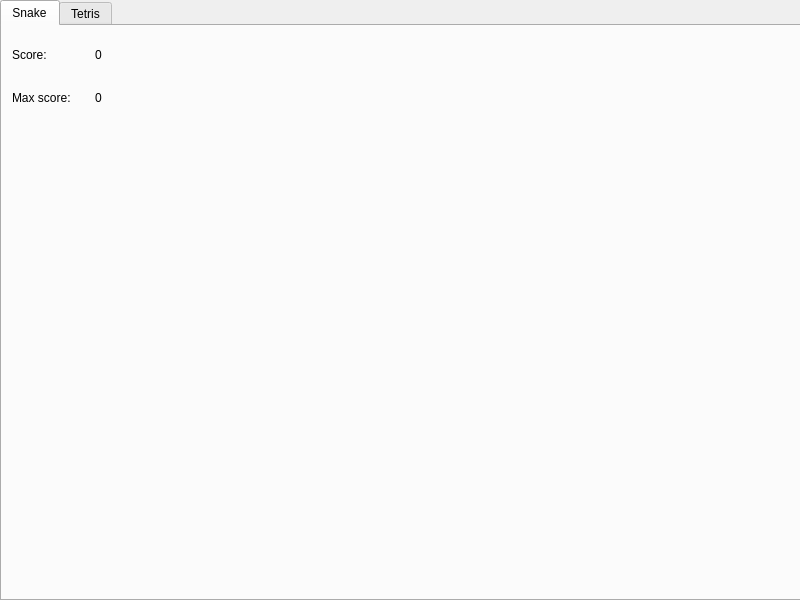
<?xml version="1.0" encoding="UTF-8"?>
<ui version="4.0">
 <class>MainWindow</class>
 <widget class="QMainWindow" name="MainWindow">
  <property name="geometry">
   <rect>
    <x>0</x>
    <y>0</y>
    <width>800</width>
    <height>600</height>
   </rect>
  </property>
  <property name="minimumSize">
   <size>
    <width>800</width>
    <height>600</height>
   </size>
  </property>
  <property name="windowTitle">
   <string>MainWindow</string>
  </property>
  <widget class="QWidget" name="centralwidget">
   <widget class="QTabWidget" name="tabWidget">
    <property name="geometry">
     <rect>
      <x>0</x>
      <y>0</y>
      <width>801</width>
      <height>601</height>
     </rect>
    </property>
    <property name="currentIndex">
     <number>0</number>
    </property>
    <widget class="QWidget" name="tab_1">
     <attribute name="title">
      <string>Snake</string>
     </attribute>
     <widget class="QWidget" name="gridLayoutWidget">
      <property name="geometry">
       <rect>
        <x>10</x>
        <y>10</y>
        <width>160</width>
        <height>80</height>
       </rect>
      </property>
      <layout class="QGridLayout" name="gridLayout">
       <item row="1" column="0">
        <widget class="QLabel" name="label_2">
         <property name="text">
          <string>Max score:</string>
         </property>
        </widget>
       </item>
       <item row="0" column="1">
        <widget class="QLabel" name="snake_score">
         <property name="text">
          <string>0</string>
         </property>
        </widget>
       </item>
       <item row="1" column="1">
        <widget class="QLabel" name="snake_max_score">
         <property name="text">
          <string>0</string>
         </property>
        </widget>
       </item>
       <item row="0" column="0">
        <widget class="QLabel" name="label">
         <property name="text">
          <string>Score:</string>
         </property>
        </widget>
       </item>
      </layout>
     </widget>
     <widget class="QWidget" name="Snake_widget" native="true">
      <property name="geometry">
       <rect>
        <x>10</x>
        <y>100</y>
        <width>771</width>
        <height>451</height>
       </rect>
      </property>
     </widget>
    </widget>
    <widget class="QWidget" name="tab_3">
     <attribute name="title">
      <string>Tetris</string>
     </attribute>
     <widget class="QWidget" name="Tetris_widget" native="true">
      <property name="geometry">
       <rect>
        <x>10</x>
        <y>100</y>
        <width>771</width>
        <height>451</height>
       </rect>
      </property>
     </widget>
     <widget class="QWidget" name="gridLayoutWidget_2">
      <property name="geometry">
       <rect>
        <x>10</x>
        <y>10</y>
        <width>160</width>
        <height>80</height>
       </rect>
      </property>
      <layout class="QGridLayout" name="gridLayout_3">
       <item row="1" column="0">
        <widget class="QLabel" name="label_3">
         <property name="text">
          <string>Max score:</string>
         </property>
        </widget>
       </item>
       <item row="0" column="1">
        <widget class="QLabel" name="tetris_score">
         <property name="text">
          <string>0</string>
         </property>
        </widget>
       </item>
       <item row="1" column="1">
        <widget class="QLabel" name="tetris_max_score">
         <property name="text">
          <string>0</string>
         </property>
        </widget>
       </item>
       <item row="0" column="0">
        <widget class="QLabel" name="label_4">
         <property name="text">
          <string>Score:</string>
         </property>
        </widget>
       </item>
      </layout>
     </widget>
    </widget>
   </widget>
  </widget>
 </widget>
 <resources/>
 <connections/>
</ui>
